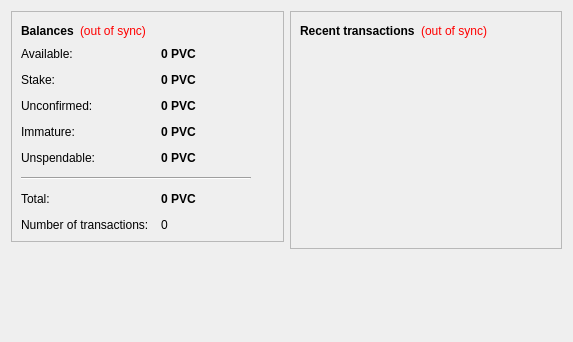
<?xml version="1.0" encoding="UTF-8"?>
<ui version="4.0">
 <class>OverviewPage</class>
 <widget class="QWidget" name="OverviewPage">
  <property name="geometry">
   <rect>
    <x>0</x>
    <y>0</y>
    <width>573</width>
    <height>342</height>
   </rect>
  </property>
  <property name="windowTitle">
   <string>Form</string>
  </property>
  <layout class="QHBoxLayout" name="horizontalLayout" stretch="1,1">
   <item>
    <layout class="QVBoxLayout" name="verticalLayout_2">
     <item>
      <widget class="QFrame" name="frame">
       <property name="frameShape">
        <enum>QFrame::StyledPanel</enum>
       </property>
       <property name="frameShadow">
        <enum>QFrame::Raised</enum>
       </property>
       <layout class="QVBoxLayout" name="verticalLayout_4">
        <item>
         <layout class="QHBoxLayout" name="horizontalLayout_4">
          <item>
           <widget class="QLabel" name="label_5">
            <property name="font">
             <font>
              <weight>75</weight>
              <bold>true</bold>
             </font>
            </property>
            <property name="text">
             <string>Balances</string>
            </property>
           </widget>
          </item>
          <item>
           <widget class="QLabel" name="labelWalletStatus">
            <property name="toolTip">
             <string>The displayed information may be out of date. Your wallet automatically synchronizes with the PuraVidaCoin network after a connection is established, but this process has not completed yet.</string>
            </property>
            <property name="styleSheet">
             <string notr="true">QLabel { color: red; }</string>
            </property>
            <property name="text">
             <string notr="true">(out of sync)</string>
            </property>
            <property name="alignment">
             <set>Qt::AlignLeading|Qt::AlignLeft|Qt::AlignVCenter</set>
            </property>
           </widget>
          </item>
          <item>
           <spacer name="horizontalSpacer_2">
            <property name="orientation">
             <enum>Qt::Horizontal</enum>
            </property>
            <property name="sizeHint" stdset="0">
             <size>
              <width>40</width>
              <height>20</height>
             </size>
            </property>
           </spacer>
          </item>
         </layout>
        </item>
        <item>
         <layout class="QFormLayout" name="formLayout_2">
          <property name="fieldGrowthPolicy">
           <enum>QFormLayout::AllNonFixedFieldsGrow</enum>
          </property>
          <property name="horizontalSpacing">
           <number>12</number>
          </property>
          <property name="verticalSpacing">
           <number>12</number>
          </property>
          <item row="0" column="0">
           <widget class="QLabel" name="labelAvailableText">
            <property name="toolTip">
             <string>Your current available balance</string>
            </property>
            <property name="text">
             <string>Available:</string>
            </property>
           </widget>
          </item>
          <item row="0" column="1">
           <widget class="QLabel" name="labelAvailable">
            <property name="font">
             <font>
              <weight>75</weight>
              <bold>true</bold>
             </font>
            </property>
            <property name="cursor">
             <cursorShape>IBeamCursor</cursorShape>
            </property>
            <property name="toolTip">
             <string>Your current available balance</string>
            </property>
            <property name="text">
             <string notr="true">0 PVC</string>
            </property>
            <property name="alignment">
             <set>Qt::AlignLeading|Qt::AlignLeft|Qt::AlignVCenter</set>
            </property>
            <property name="textInteractionFlags">
             <set>Qt::LinksAccessibleByMouse|Qt::TextSelectableByKeyboard|Qt::TextSelectableByMouse</set>
            </property>
           </widget>
          </item>
          <item row="1" column="0">
           <widget class="QLabel" name="label_6">
            <property name="toolTip">
             <string>Total of coins that was staked, and do not yet count toward the current balance</string>
            </property>
            <property name="text">
             <string>Stake:</string>
            </property>
           </widget>
          </item>
          <item row="1" column="1">
           <widget class="QLabel" name="labelStake">
            <property name="font">
             <font>
              <weight>75</weight>
              <bold>true</bold>
             </font>
            </property>
            <property name="cursor">
             <cursorShape>IBeamCursor</cursorShape>
            </property>
            <property name="toolTip">
             <string>Total of coins that was staked, and do not yet count toward the current balance</string>
            </property>
            <property name="text">
             <string notr="true">0 PVC</string>
            </property>
            <property name="alignment">
             <set>Qt::AlignLeading|Qt::AlignLeft|Qt::AlignVCenter</set>
            </property>
            <property name="textInteractionFlags">
             <set>Qt::LinksAccessibleByMouse|Qt::TextSelectableByKeyboard|Qt::TextSelectableByMouse</set>
            </property>
           </widget>
          </item>
          <item row="2" column="0">
           <widget class="QLabel" name="label_3">
            <property name="toolTip">
             <string>Total of transactions that have yet to be confirmed, and do not yet count toward the current balance</string>
            </property>
            <property name="text">
             <string>Unconfirmed:</string>
            </property>
           </widget>
          </item>
          <item row="2" column="1">
           <widget class="QLabel" name="labelUnconfirmed">
            <property name="font">
             <font>
              <weight>75</weight>
              <bold>true</bold>
             </font>
            </property>
            <property name="cursor">
             <cursorShape>IBeamCursor</cursorShape>
            </property>
            <property name="toolTip">
             <string>Total of transactions that have yet to be confirmed, and do not yet count toward the current balance</string>
            </property>
            <property name="text">
             <string notr="true">0 PVC</string>
            </property>
            <property name="alignment">
             <set>Qt::AlignLeading|Qt::AlignLeft|Qt::AlignVCenter</set>
            </property>
            <property name="textInteractionFlags">
             <set>Qt::LinksAccessibleByMouse|Qt::TextSelectableByKeyboard|Qt::TextSelectableByMouse</set>
            </property>
           </widget>
          </item>
          <item row="3" column="0">
           <widget class="QLabel" name="labelImmatureText">
            <property name="toolTip">
             <string>Mined balance that has not yet matured</string>
            </property>
            <property name="text">
             <string>Immature:</string>
            </property>
           </widget>
          </item>
          <item row="3" column="1">
           <widget class="QLabel" name="labelImmature">
            <property name="font">
             <font>
              <weight>75</weight>
              <bold>true</bold>
             </font>
            </property>
            <property name="toolTip">
             <string>Mined balance that has not yet matured</string>
            </property>
            <property name="text">
             <string notr="true">0 PVC</string>
            </property>
            <property name="alignment">
             <set>Qt::AlignLeading|Qt::AlignLeft|Qt::AlignVCenter</set>
            </property>
            <property name="textInteractionFlags">
             <set>Qt::LinksAccessibleByMouse|Qt::TextSelectableByKeyboard|Qt::TextSelectableByMouse</set>
            </property>
           </widget>
          </item>
          <item row="4" column="0">
           <widget class="QLabel" name="labelBalanceWatchOnlyText">
            <property name="toolTip">
             <string>Your unspendable balance</string>
            </property>
            <property name="text">
             <string>Unspendable:</string>
            </property>
           </widget>
          </item>
          <item row="4" column="1">
           <widget class="QLabel" name="labelBalanceWatchOnly">
            <property name="font">
             <font>
              <weight>75</weight>
              <bold>true</bold>
             </font>
            </property>
            <property name="cursor">
             <cursorShape>IBeamCursor</cursorShape>
            </property>
            <property name="toolTip">
             <string>Your unspendable balance</string>
            </property>
            <property name="text">
             <string notr="true">0 PVC</string>
            </property>
            <property name="alignment">
             <set>Qt::AlignLeading|Qt::AlignLeft|Qt::AlignVCenter</set>
            </property>
            <property name="textInteractionFlags">
             <set>Qt::LinksAccessibleByMouse|Qt::TextSelectableByKeyboard|Qt::TextSelectableByMouse</set>
            </property>
           </widget>
          </item>
          <item row="5" column="0" colspan="2">
           <widget class="Line" name="line">
            <property name="maximumSize">
             <size>
              <width>230</width>
              <height>16777215</height>
             </size>
            </property>
            <property name="orientation">
             <enum>Qt::Horizontal</enum>
            </property>
           </widget>
          </item>
          <item row="6" column="0">
           <widget class="QLabel" name="labelTotalText">
            <property name="toolTip">
             <string>Your current total balance</string>
            </property>
            <property name="text">
             <string>Total:</string>
            </property>
           </widget>
          </item>
          <item row="6" column="1">
           <widget class="QLabel" name="labelTotal">
            <property name="font">
             <font>
              <weight>75</weight>
              <bold>true</bold>
             </font>
            </property>
            <property name="toolTip">
             <string>Your current total balance</string>
            </property>
            <property name="text">
             <string notr="true">0 PVC</string>
            </property>
            <property name="alignment">
             <set>Qt::AlignLeading|Qt::AlignLeft|Qt::AlignVCenter</set>
            </property>
            <property name="textInteractionFlags">
             <set>Qt::LinksAccessibleByMouse|Qt::TextSelectableByKeyboard|Qt::TextSelectableByMouse</set>
            </property>
           </widget>
          </item>
          <item row="7" column="0">
           <widget class="QLabel" name="label_2">
            <property name="toolTip">
             <string>Total number of transactions in wallet</string>
            </property>
            <property name="text">
             <string>Number of transactions:</string>
            </property>
           </widget>
          </item>
          <item row="7" column="1">
           <widget class="QLabel" name="labelNumTransactions">
            <property name="toolTip">
             <string>Total number of transactions in wallet</string>
            </property>
            <property name="text">
             <string notr="true">0</string>
            </property>
           </widget>
          </item>
         </layout>
        </item>
       </layout>
      </widget>
     </item>
     <item>
      <spacer name="verticalSpacer">
       <property name="orientation">
        <enum>Qt::Vertical</enum>
       </property>
       <property name="sizeHint" stdset="0">
        <size>
         <width>20</width>
         <height>40</height>
        </size>
       </property>
      </spacer>
     </item>
    </layout>
   </item>
   <item>
    <layout class="QVBoxLayout" name="verticalLayout_3">
     <item>
      <widget class="QFrame" name="frame_2">
       <property name="frameShape">
        <enum>QFrame::StyledPanel</enum>
       </property>
       <property name="frameShadow">
        <enum>QFrame::Raised</enum>
       </property>
       <layout class="QVBoxLayout" name="verticalLayout">
        <item>
         <layout class="QHBoxLayout" name="horizontalLayout_2">
          <item>
           <widget class="QLabel" name="label_4">
            <property name="text">
             <string>&lt;b&gt;Recent transactions&lt;/b&gt;</string>
            </property>
           </widget>
          </item>
          <item>
           <widget class="QLabel" name="labelTransactionsStatus">
            <property name="toolTip">
             <string>The displayed information may be out of date. Your wallet automatically synchronizes with the PuraVidaCoin network after a connection is established, but this process has not completed yet.</string>
            </property>
            <property name="styleSheet">
             <string notr="true">QLabel { color: red; }</string>
            </property>
            <property name="text">
             <string notr="true">(out of sync)</string>
            </property>
            <property name="alignment">
             <set>Qt::AlignRight|Qt::AlignTrailing|Qt::AlignVCenter</set>
            </property>
           </widget>
          </item>
          <item>
           <spacer name="horizontalSpacer">
            <property name="orientation">
             <enum>Qt::Horizontal</enum>
            </property>
            <property name="sizeHint" stdset="0">
             <size>
              <width>40</width>
              <height>20</height>
             </size>
            </property>
           </spacer>
          </item>
         </layout>
        </item>
        <item>
         <widget class="QListView" name="listTransactions">
          <property name="styleSheet">
           <string notr="true">QListView { background: transparent; }</string>
          </property>
          <property name="frameShape">
           <enum>QFrame::NoFrame</enum>
          </property>
          <property name="verticalScrollBarPolicy">
           <enum>Qt::ScrollBarAlwaysOff</enum>
          </property>
          <property name="horizontalScrollBarPolicy">
           <enum>Qt::ScrollBarAlwaysOff</enum>
          </property>
          <property name="selectionMode">
           <enum>QAbstractItemView::NoSelection</enum>
          </property>
         </widget>
        </item>
       </layout>
      </widget>
     </item>
     <item>
      <spacer name="verticalSpacer_2">
       <property name="orientation">
        <enum>Qt::Vertical</enum>
       </property>
       <property name="sizeHint" stdset="0">
        <size>
         <width>20</width>
         <height>40</height>
        </size>
       </property>
      </spacer>
     </item>
    </layout>
   </item>
  </layout>
 </widget>
 <resources/>
 <connections/>
</ui>
